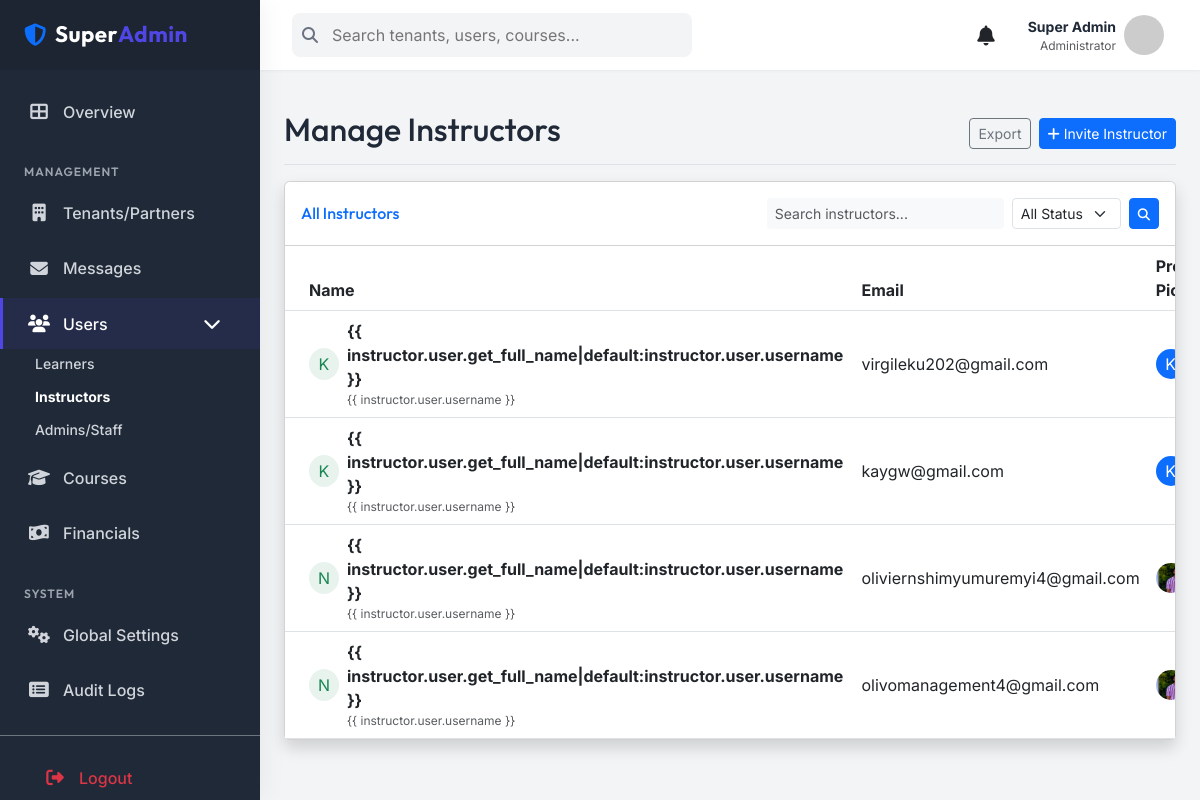
The page /superadmin/instructors/ (signed in) on the database its author committed.
### accounts/models.py (models this page shows, shortened)
class User(AbstractUser):
    USER_TYPE_CHOICES = (
        ('learner', 'Learner'),
        ('instructor', 'Instructor'),
        ('admin', 'Admin'),
    )
    user_type = models.CharField(max_length=20, choices=USER_TYPE_CHOICES)
    email = models.EmailField(unique=True)

class Instructor(models.Model):
    user = models.OneToOneField(User, on_delete=models.CASCADE, related_name='instructor_profile')
    partner = models.ForeignKey(
        'partern.TenantPartner',
        on_delete=models.SET_NULL,
        related_name='instructors',
        null=True,
        blank=True,
        help_text="Partner organization this instructor belongs to"
    )
    phone_number = models.CharField(max_length=15, blank=True)
    bio = models.TextField(blank=True)
    profile_picture = models.ImageField(upload_to='instructor_pictures/', null=True, blank=True)
    specialization = models.CharField(max_length=200, blank=True, help_text="Area of expertise")
    is_approved = models.BooleanField(default=False, help_text="Approved by partner admin")
    created_at = models.DateTimeField(auto_now_add=True)
    updated_at = models.DateTimeField(auto_now=True)
    class Meta:
        verbose_name = "Instructor"
        verbose_name_plural = "Instructors"
        ordering = ['-created_at']

### superadmin_dashboard/views.py (the view)
# urls.py: path('instructors/', InstructorListView.as_view(), name='instructor_list'),
class InstructorListView(LoginRequiredMixin, SuperAdminRequiredMixin, ListView):
    model = Instructor
    template_name = 'superadmin_dashboard/instructor_list.html'
    context_object_name = 'instructors'
    paginate_by = 20
    ordering = ['-created_at']
    def get_queryset(self):
        queryset = super().get_queryset()
        status = self.request.GET.get('status')
        if status == 'active':
            queryset = queryset.filter(user__is_active=True)
        elif status == 'inactive':
            queryset = queryset.filter(user__is_active=False)
        search_query = self.request.GET.get('q')
        if search_query:
            queryset = queryset.filter(user__username__icontains=search_query) | queryset.filter(user__email__icontains=search_query)
        return queryset

### superadmin_dashboard/context_processors.py (called while the page is built)
def global_context_data(request):
    if request.user.is_authenticated:
        unread_messages_count = DirectMessage.objects.filter(recipient=request.user, is_read=False).count()
        context = {
            'unread_messages_count': unread_messages_count,
        }
        if request.user.is_superuser:
            unread_notifications = Notification.objects.filter(user=request.user, is_read=False)
            context['unread_notifications_count'] = unread_notifications.count()
            context['recent_notifications'] = Notification.objects.filter(user=request.user).order_by('-created_at')[:5]
        return context
    return {
        'unread_notifications_count': 0,
        'recent_notifications': [],
        'unread_messages_count': 0
    }

### superadmin_dashboard/views.py (called while the page is built)
    def test_func(self):
        return self.request.user.is_superuser

### superadmin_dashboard/templates/superadmin_dashboard/instructor_list.html (shortened to what this page needs)
{% extends 'superadmin_dashboard/base.html' %}
{% block content %}
<div class="d-flex justify-content-between flex-wrap flex-md-nowrap align-items-center pt-3 pb-2 mb-3 border-bottom">
    <h1 class="h2">Manage Instructors</h1>
    <div class="btn-toolbar mb-2 mb-md-0">
        <div class="btn-group me-2">
            <button type="button" class="btn btn-sm btn-outline-secondary">Export</button>
        </div>
        <button type="button" class="btn btn-sm btn-primary">
            <i class="fas fa-plus"></i> Invite Instructor
        </button>
    </div>
</div>
<div class="card shadow mb-4">
    <div class="card-header py-3 bg-white d-flex justify-content-between align-items-center">
        <h6 class="m-0 font-weight-bold text-primary">All Instructors</h6>
        <form method="get" class="d-flex">
            <input type="text" name="q" class="form-control form-control-sm bg-light border-0 small me-2"
                placeholder="Search instructors..." value="{{ request.GET.q|default:'' }}">
            <select name="status" class="form-select form-select-sm me-2" style="width: 120px;">
                <option value="">All Status</option>
            </select>
            <button class="btn btn-primary btn-sm" type="submit">
            </button>
        </form>
    </div>
    <div class="card-body p-0">
        <div class="table-responsive">
            <table class="table table-hover mb-0 align-middle">
                <thead class="bg-light">
                    <tr>
                        <th class="ps-4">Name</th>
                        <th>Email</th>
                        <th>Profile Picture</th>
                    </tr>
                </thead>
                <tbody>
                    {% for instructor in instructors %}
                    <tr>
                        <td class="ps-4">
                            <div class="d-flex align-items-center">
                                <div class="bg-success bg-opacity-10 text-success rounded-circle me-2 d-flex align-items-center justify-content-center"
                                    style="width: 32px; height: 32px;">
                                    {{ instructor.user.first_name|first|default:instructor.user.username|first|upper }}
                                </div>
                                <div>
                                    <div class="fw-bold text-dark">{{
                                        instructor.user.get_full_name|default:instructor.user.username }}</div>
                                    <div class="text-muted small" style="font-size: 0.75rem;">{{
                                        instructor.user.username }}</div>
                                </div>
                            </div>
                        </td>
                        <td>{{ instructor.user.email }}</td>
                        <td>
                            {% if instructor.profile_picture %}
                            <img src="{{ instructor.profile_picture.url }}" class="rounded-circle me-2" width="30"
                                height="30" style="object-fit: cover;">
                            {% else %}
                            <div class="bg-primary text-white rounded-circle me-2 d-flex align-items-center justify-content-center"
                                style="width: 30px; height: 30px;">
                                {{ instructor.user.first_name|first|upper }}
                            </div>
                            {% endif %}
                        </td>
                    </tr>
                    {% empty %}
                    <tr>
                        <td colspan="9" class="text-center py-4 text-muted">No instructors found matching your criteria.
                        </td>
                    </tr>
                    {% endfor %}
                </tbody>
            </table>
        </div>
    </div>
</div>
{% endblock %}

### superadmin_dashboard/templates/superadmin_dashboard/base.html (shortened to what this page needs)
<!DOCTYPE html>
<html lang="en">
<head>
    <link href="https://cdn.jsdelivr.net/npm/bootstrap@5.3.0/dist/css/bootstrap.min.css" rel="stylesheet">
    <link rel="stylesheet" href="https://cdnjs.cloudflare.com/ajax/libs/font-awesome/6.4.0/css/all.min.css">
</head>
<body>
    <nav class="sidebar" id="sidebar">
        <div class="sidebar-brand">
            <i class="fas fa-shield-alt me-2 text-primary"></i> Super<span>Admin</span>
        </div>
        <div class="sidebar-content py-3">
            <ul class="nav flex-column">
                <li class="nav-item">
                    <a class="nav-link {% if request.resolver_match.url_name == 'overview' %}active{% endif %}"
                        href="{% url 'superadmin_dashboard:overview' %}">
                        <i class="fas fa-th-large"></i> Overview
                    </a>
                </li>
                <h6 class="sidebar-heading">Management</h6>
                <li class="nav-item">
                    <a class="nav-link {% if 'tenants' in request.path %}active{% endif %}"
                        href="{% url 'superadmin_dashboard:tenant_list' %}">
                        <i class="fas fa-building"></i> Tenants/Partners
                    </a>
                </li>
                <li class="nav-item">
                    <a class="nav-link {% if 'messages' in request.path %}active{% endif %}"
                        href="{% url 'superadmin_dashboard:admin_inbox' %}">
                        <i class="fas fa-envelope"></i> Messages
                    </a>
                </li>
                <li class="nav-item">
                    <a class="nav-link {% if 'learners' in request.path or 'instructors' in request.path or 'admins' in request.path %}active{% endif %}"
                        href="#userManagement" data-bs-toggle="collapse">
                        <i class="fas fa-users"></i> Users <i class="fas fa-chevron-down ms-auto small"></i>
                    </a>
                    <div class="collapse {% if 'learners' in request.path or 'instructors' in request.path or 'admins' in request.path %}show{% endif %} px-2"
                        id="userManagement">
                        <ul class="nav flex-column small">
                            <li class="nav-item"><a
                                    class="nav-link py-1 {% if 'learners' in request.path %}text-white fw-bold{% endif %}"
                                    href="{% url 'superadmin_dashboard:learner_list' %}">Learners</a></li>
                            <li class="nav-item"><a
                                    class="nav-link py-1 {% if 'instructors' in request.path %}text-white fw-bold{% endif %}"
                                    href="{% url 'superadmin_dashboard:instructor_list' %}">Instructors</a></li>
                            <li class="nav-item"><a
                                    class="nav-link py-1 {% if 'admins' in request.path %}text-white fw-bold{% endif %}"
                                    href="{% url 'superadmin_dashboard:admin_user_list' %}">Admins/Staff</a></li>
                        </ul>
                    </div>
                </li>
                <li class="nav-item">
                    <a class="nav-link {% if 'courses' in request.path %}active{% endif %}"
                        href="{% url 'superadmin_dashboard:global_course_list' %}">
                        <i class="fas fa-graduation-cap"></i> Courses
                    </a>
                </li>
                <li class="nav-item">
                    <a class="nav-link" href="#">
                        <i class="fas fa-money-bill-wave"></i> Financials
                    </a>
                </li>
                <h6 class="sidebar-heading">System</h6>
                <li class="nav-item">
                    <a class="nav-link {% if request.resolver_match.url_name == 'global_settings' %}active{% endif %}"
                        href="{% url 'superadmin_dashboard:global_settings' %}">
                        <i class="fas fa-cogs"></i> Global Settings
                    </a>
                </li>
                <li class="nav-item">
                    <a class="nav-link {% if request.resolver_match.url_name == 'audit_logs' %}active{% endif %}"
                        href="{% url 'superadmin_dashboard:audit_logs' %}">
                        <i class="fas fa-list-alt"></i> Audit Logs
                    </a>
                </li>
            </ul>
        </div>
        <div class="mt-auto p-3 border-top border-secondary">
            <a href="{% url 'accounts:logout' %}" class="nav-link text-danger">
                <i class="fas fa-sign-out-alt"></i> Logout
            </a>
        </div>
    </nav>
    <div class="main-wrapper">
        <header class="top-navbar">
            <div class="search-bar d-none d-md-block">
                <i class="fas fa-search search-icon"></i>
                <input type="text" class="search-input" placeholder="Search tenants, users, courses...">
            </div>
            <div class="d-flex align-items-center gap-3">
                <div class="dropdown">
                    <button class="btn btn-link text-dark position-relative" type="button" data-bs-toggle="dropdown">
                        <i class="fas fa-bell fa-lg"></i>
                    </button>
                </div>
                <div class="dropdown">
                    <div class="d-flex align-items-center user-profile" data-bs-toggle="dropdown">
                        <div class="text-end me-2 d-none d-sm-block">
                            <div class="fw-bold small">{{ request.user.get_full_name|default:"Super Admin" }}</div>
                            <div class="text-muted small" style="font-size: 0.75rem;">Administrator</div>
                        </div>
                        <img src="https://ui-avatars.com/api/?name={{ request.user.username }}&background=4f46e5&color=fff"
                            alt="Admin" class="user-avatar">
                    </div>
                </div>
            </div>
        </header>
        <main class="p-4">
            {% block content %}
            {% endblock %}
        </main>
    </div>
</body>
</html>

### superadmin_dashboard/templates/superadmin_dashboard/base.html (style rules this page uses)
:root { --primary-color: #4f46e5; --primary-dark: #4338ca; --secondary-color: #10b981; --dark-bg: #111827; --sidebar-bg: #1f2937; --card-bg: #ffffff; --text-main: #1f2937; --text-muted: #6b7280; --border-color: #e5e7eb; --glass-bg: rgba(255, 255, 255, 0.95); }
body { font-family: 'Inter', sans-serif; background-color: #f3f4f6; color: var(--text-main); overflow-x: hidden; }
h1, h2, h3, h4, h5, h6 { font-family: 'Outfit', sans-serif; }
.sidebar { position: fixed; top: 0; bottom: 0; left: 0; z-index: 1000; padding: 0; box-shadow: 4px 0 24px rgba(0, 0, 0, 0.05); background-color: var(--sidebar-bg); transition: all 0.3s ease; width: 260px; overflow-y: auto; }
.sidebar-brand { height: 70px; display: flex; align-items: center; padding: 0 1.5rem; background-color: rgba(0, 0, 0, 0.1); color: white; font-family: 'Outfit', sans-serif; font-weight: 700; font-size: 1.4rem; letter-spacing: 0.5px; }
.sidebar-brand span { color: var(--primary-color); }
.nav-item { margin-bottom: 0.25rem; }
.nav-link { display: flex; align-items: center; padding: 0.85rem 1.5rem; color: #d1d5db; font-weight: 500; transition: all 0.2s; border-left: 3px solid transparent; }
.nav-link.active { color: white; background-color: rgba(79, 70, 229, 0.1); border-left-color: var(--primary-color); }
.nav-link i { width: 24px; margin-right: 12px; text-align: center; font-size: 1.1rem; }
.sidebar-heading { font-size: 0.75rem; text-transform: uppercase; letter-spacing: 1px; color: #9ca3af; margin-top: 1.5rem; margin-bottom: 0.5rem; padding: 0 1.5rem; font-weight: 600; }
.main-wrapper { margin-left: 260px; min-height: 100vh; display: flex; flex-direction: column; transition: margin-left 0.3s ease; }
.top-navbar { height: 70px; background-color: white; box-shadow: 0 1px 3px rgba(0, 0, 0, 0.05); display: flex; align-items: center; justify-content: space-between; padding: 0 2rem; position: sticky; top: 0; z-index: 900; }
.search-bar { position: relative; max-width: 400px; width: 100%; }
.search-input { background-color: #f3f4f6; border: none; padding: 0.6rem 1rem 0.6rem 2.5rem; border-radius: 8px; width: 100%; transition: all 0.2s; }
.search-icon { position: absolute; left: 10px; top: 50%; transform: translateY(-50%); color: var(--text-muted); }
.user-profile { cursor: pointer; padding: 0.25rem; border-radius: 8px; transition: background 0.2s; }
.user-avatar { width: 40px; height: 40px; border-radius: 50%; object-fit: cover; }

### rows shown on the page
User: user.get_full_name "Super Admin"
Instructor: user.first_name|first "K", user.email "virgileku202@gmail.com"
Instructor: user.first_name|first "K", user.email "kaygw@gmail.com"
Instructor: user.first_name|first "N", user.email "oliviernshimyumuremyi4@gmail.com", profile_picture (picture)
Instructor: user.first_name|first "N", user.email "olivomanagement4@gmail.com", profile_picture (picture)
